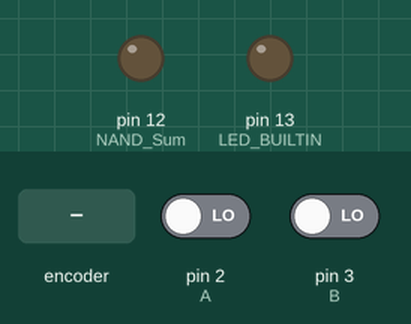
Recording of a program running on a simulated Arduino Uno, built with avr-gcc and run on an emulated ATmega328P. Parts: output pins drawn as LEDs (lit = HIGH). The test bench sets the inputs (shaded band); at power-on: pin 2 (A) LOW, pin 3 (B) LOW.

Above: at 1.2 s.
1.3 s: rotary encoder on pin 2 (A) / pin 3 (B) turned 3 steps (first pin leading)
Timing chart, 0 to 4.3 s (numbered marks = the images above; inputs shaded):
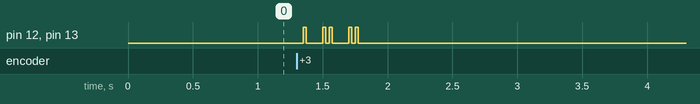

The program:

main.cpp
```cpp
#include <Arduino.h>

#define A 2
#define B 3
#define NAND_Sum 12

//variables

int a , b , HA_Sum, HA_Carry , nand_sum,nand_carry ;

//Function for 2 input NAND Gate

int NAND(int i1, int i2)
{
        return !(i1&&i2);
}

void setup() {
  pinMode(LED_BUILTIN, OUTPUT);
  pinMode(NAND_Sum,OUTPUT);
  pinMode(A,INPUT);
  pinMode(B,INPUT);

  // put your setup code here, to run once:
}

void loop() {
  a=digitalRead(A);
  b=digitalRead(B);
  HA_Sum = a^b;
  HA_Carry = a&b;

  nand_sum = NAND(NAND(NAND(a,b),a),NAND(NAND(a,b),b));
  nand_carry = NAND(NAND(a,b),NAND(a,b));

  if(HA_Sum==1)
          digitalWrite(LED_BUILTIN,HIGH);
  else
          digitalWrite(LED_BUILTIN,LOW);
  if(nand_sum==1)
          digitalWrite(NAND_Sum,HIGH);
  else
          digitalWrite(NAND_Sum,LOW);

}
```

Measured:
- after the input at 1.3 s, pin 12 (NAND_Sum), pin 13 (LED_BUILTIN): LOW → HIGH after 0.05 s, then repeats every 0.20 s: LOW 0.12 s, HIGH 0.03 s, LOW 0.03 s, HIGH 0.02 s, until it stays LOW from 1.8 s
